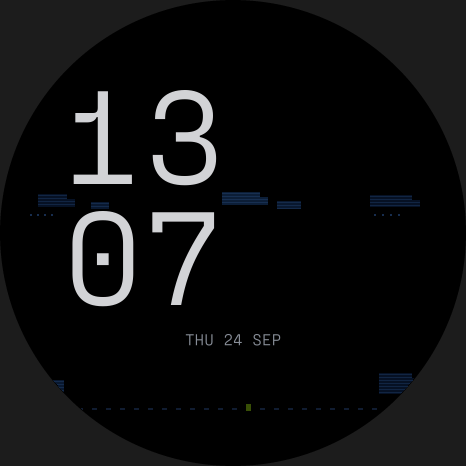
#> input picture context/design/renderer/concept/glitch-package/aod-H2-1307.png, 466 x 466 px
$ python family_pass_v2.py
#> lines starting #> are read from the running program, lines starting #| are printed output that depends on the picture
### context/design/renderer/concept/settings_study.py
"""Settings overview layout studies; render beside clock F2, compass and H2 AOD.

Run: python3 concept/settings_study.py OUTPUT_DIR
All values are the backup's design fixtures, not device telemetry.
"""
from pathlib import Path
import random
import sys

from PIL import Image, ImageDraw, ImageFont

W=466;S=2
OUT=Path(sys.argv[1]).resolve() if len(sys.argv)>1 else None
ROOT=Path(__file__).resolve().parents[1]
BASE=ROOT.parent
FONT=ROOT/'fonts'
BG=(0,0,0);WHITE=(221,225,231);MUTED=(132,142,154);FAINT=(68,81,98)
BLUE=(48,124,213);NAVY=(6,20,49);ORANGE=(246,112,18)
GLYPHS={
 'ZONE':'11011 10001 00100 10001 11011',
 'BRIGHTNESS':'00001 00011 00111 01111 11111',
 'TIMEOUT':'11111 01110 00100 01110 11111',
 'ALWAYS ON':'00000 01110 11011 01110 00000',
 'COMPASS':'01110 10001 10000 10001 01110',
 'GNSS':'00100 01010 10101 01010 00100',
 'BATTERY':'01110 11111 10001 11111 11111',
 'DEVICE':'00100 00000 01100 00100 01110',
}
PAGES=[
 [('ZONE','AUTO  IST'),('BRIGHTNESS','47%'),('TIMEOUT','1 MIN'),('ALWAYS ON','OFF')],
 [('COMPASS','CAL 54%'),('GNSS','FIX  9'),('BATTERY','USB  87%'),('DEVICE','0.1.0')],
]


def font(face,size):
    return ImageFont.truetype(str(FONT/face),size*S)


def line(d,box,fill,width=1):
    d.line(tuple(round(v*S) for v in box),fill=fill,width=max(1,width*S))


def rect(d,box,fill,outline=None,width=1):
    d.rectangle(tuple(round(v*S) for v in box),fill=fill,outline=outline,width=width*S)


def txt(d,pos,string,face,size,fill,anchor='lt'):
    d.text((round(pos[0]*S),round(pos[1]*S)),string,font=font(face,size),fill=fill,anchor=anchor,
           stroke_width=0)


def icon(d,key,x,y,module=8,pad=4,color=WHITE):
    rows=GLYPHS[key].split()
    total=5*module+2*pad
    rect(d,(x,y,x+total-1,y+total-1),BG,outline=color,width=2)
    for iy,row in enumerate(rows):
        for ix,pixel in enumerate(row):
            if pixel=='1':
                xx=x+pad+ix*module;yy=y+pad+iy*module
                rect(d,(xx,yy,xx+module-1,yy+module-1),color)


# [10 lines left out: function texture, not called in this run]


def fresh():
    im=Image.new('RGB',(W*S,W*S),BG);d=ImageDraw.Draw(im)
#> after `im = Image.new('RGB', (W * S, W * S), BG)`: im: PIL image 932x932 RGB; every value is 0
    d.ellipse((2*S,2*S,464*S,464*S),outline=MUTED,width=2*S)
    return im,d


def clipped(im):
    mask=Image.new('L',im.size,0);m=ImageDraw.Draw(mask)
    m.ellipse((2*S,2*S,464*S,464*S),fill=255)
    outside=Image.new('RGB',im.size,BG)
    outside.paste(im,(0,0),mask)
    return outside.resize((W,W),Image.Resampling.LANCZOS)


def quiet_scatter(d,page):
    """Sparse, static purple registration noise in S1's otherwise empty arcs."""
#> called with page = 0
    rng=random.Random(52501+page)
    cols=[(24,10,54),(37,12,84),(55,19,116)]
    for y in range(24,450,8):
        for x in range(24,450,8):
            if (x-233)**2+(y-233)**2>219**2:continue
            if y<83 and 103<x<363:continue
            if y>370 and 112<x<354:continue
            if 83<=y<=370 and 80<=x<=386:continue
            lobe=(x<80 and 90<y<218) or (x>386 and 244<y<370)
            if rng.random()>(.43 if lobe else .09):continue
            color=rng.choice(cols)
            rect(d,(x,y,x+5,y+5),color)
            if rng.random()<.58:rect(d,(x+2,y+2,x+3,y+3),BG)


# [81 lines left out: functions ledger, matrix, board, pages_board, not called in this run]


# [9 lines that do not run on import are left out]

### context/design/renderer/lib.py
"""Concept renderer for the 466x466 round panel.

Draws at 4x and box-filters down, which approximates the firmware's
antialiased coverage. Every element is also rendered into its own mask so
its ink bounds in panel pixels can be reported for the specification.
"""
from PIL import Image, ImageDraw, ImageFont
import numpy as np
import math

SS = 4
RECORD = True  # set False to skip ink measurement when rendering animation frames
N = 466
C = 233.0  # panel centre is the pixel corner (233, 233)

TOK = {
    'LIME': '#C0FE04', 'RED': '#F24723', 'ORANGE': '#F1710D', 'PURPLE': '#5500E4',
    'BLUE': '#409DE4', 'GRAY': '#888E98', 'WHITE': '#D2D3D6', 'BLACK': '#000000',
    'YELLOW': '#ECDB0B',  # proposed, from the reference board
}
FONT = {
    'shapiro': 'fonts/Shapiro.ttf',
    'mono': 'fonts/MonoR.otf',
    'bold': 'fonts/MonoB.otf',
}


def rgb(c):
    if isinstance(c, tuple):
        return c
    c = TOK.get(c, c)
    return tuple(int(c[i:i + 2], 16) for i in (1, 3, 5))


# [4 lines left out: function fade, not called in this run]


_fcache = {}
_icache = {}


def stroke(face, px):
    return 0


def ink_box(s, face, px):
    key = (s, face, px)
    if key not in _icache:
        f = font(face, px)
        sw = stroke(face, px)
        bb = f.getbbox(s, stroke_width=sw)
        W, H = bb[2] - bb[0] + 40, bb[3] - bb[1] + 40
        m = Image.new('L', (int(W), int(H)), 0)
        ImageDraw.Draw(m).text((20 - bb[0], 20 - bb[1]), s, font=f, fill=255, stroke_width=sw, stroke_fill=255)
        a = np.array(m)
        ys, xs = np.where(a > 100)
        _icache[key] = ((xs.min() - 20 + bb[0], ys.min() - 20 + bb[1], xs.max() + 1 - 20 + bb[0], ys.max() + 1 - 20 + bb[1]), sw)
    return _icache[key]


def font(face, px):
    key = (face, px)
    if key not in _fcache:
        _fcache[key] = ImageFont.truetype(FONT[face], int(round(px * SS)))
    return _fcache[key]


class Canvas:
    def __init__(self):
        self.img = Image.new('RGB', (N * SS, N * SS), (0, 0, 0))
        self.d = ImageDraw.Draw(self.img)
        self.log = []  # (name, bbox) in panel px, inclusive

    # -- bookkeeping -------------------------------------------------------
    def _record(self, name, mask_draw_fn):
        if name is None or not RECORD:
            return None
        m = Image.new('L', (N * SS, N * SS), 0)
        mask_draw_fn(ImageDraw.Draw(m))
        a = np.array(m.resize((N, N), Image.BOX))
        ys, xs = np.where(a > 25)
        bb = None if len(ys) == 0 else (int(xs.min()), int(ys.min()), int(xs.max()), int(ys.max()))
        self.log.append((name, bb))
        return bb

    # -- primitives --------------------------------------------------------
    def rect(self, x0, y0, x1, y1, col, name=None):
        """Axis-aligned fill covering pixels x0..x1-1, y0..y1-1."""
        box = [x0 * SS, y0 * SS, x1 * SS - 1, y1 * SS - 1]
        self.d.rectangle(box, fill=rgb(col))
        self._record(name, lambda dd: dd.rectangle(box, fill=255))

    # [29 lines left out: functions ring, poly, radial_bar, not called in this run]

    # -- text --------------------------------------------------------------
    def ink(self, s, face, px):
        """Ink box of s drawn at origin, in 4x units, as (l, t, r, b)."""
        return ink_box(s, face, px)

    def ink_size(self, s, face, px):
        (l, t, r, b), _ = self.ink(s, face, px)
        return (r - l) / SS, (b - t) / SS

    def text(self, s, face, px, col, x=None, y=None, cx=None, cy=None, right=None, bottom=None, name=None):
        """Place text by its ink box. x/y = ink left/top, cx/cy = ink centre, right/bottom = ink edge."""
        f = font(face, px)
        (l, t, r, b), sw = self.ink(s, face, px)
        w, h = r - l, b - t
        if cx is not None:
            X = cx * SS - w / 2
        elif right is not None:
            X = right * SS - w
        else:
            X = x * SS
        if cy is not None:
            Y = cy * SS - h / 2
        elif bottom is not None:
            Y = bottom * SS - h
        else:
            Y = y * SS
        ox, oy = X - l, Y - t
        self.d.text((ox, oy), s, font=f, fill=rgb(col), stroke_width=sw, stroke_fill=rgb(col))
        return self._record(name, lambda dd: dd.text((ox, oy), s, font=f, fill=255, stroke_width=sw, stroke_fill=255))

    # -- output ------------------------------------------------------------
    def render(self, offpanel=True):
        im = self.img.resize((N, N), Image.BOX)
        if offpanel:
            m = Image.new('L', (N * SS, N * SS), 0)
            ImageDraw.Draw(m).ellipse([0, 0, N * SS - 1, N * SS - 1], fill=255)
            m = m.resize((N, N), Image.BOX)
            bg = Image.new('RGB', (N, N), (28, 28, 28))
            bg.paste(im, (0, 0), m)
            im = bg
        return im

    # [43 lines left out: functions save, icon, chord_half, rtext, pen, not called in this run]


def adv(face, px, s='0'):
    return font(face, px).getlength(s) / SS


# [45 lines left out: functions hhmm, frame_for, icon_sized, not called in this run]


def cap_height(face, px):
    (l, t, r, b), _ = ink_box('H', face, px)
    return (b - t) / SS


def lsb(s, face, px):
    (l, t, r, b), _ = ink_box(s, face, px)
    return l / SS


BAND_CLIP_R = 232.0   # the ring's outer radius: a band ends exactly where the page's ring does


# [16 lines left out: function band, not called in this run]
clipped_band = band

### context/design/renderer/aod.py
"""Always-on face, timeout flow and pixel shift.

AOD face: the clock's layout drawn hollow. Hours and minutes in Fraktion Mono Regular 136 px,
the band as two 1 px rules, the date in 16 px; no ring, seconds, icon, plate or wordmark.
It redraws once a minute, and every redraw moves it one step round the shift pattern.

Pixel shift: everything inside the ring moves by (dx, dy); the ring stays put; bands are
clipped to the fixed circle after the move. Positions: the centre, then eight points round a
3 px circle, one step per move.

Brightness can't be shown in a render. Where a frame is dimmed, the render multiplies its
colours instead, and says so.
"""
import lib
lib.RECORD = False
from lib import *
import math
from PIL import ImageChops
from face import X0, BIG, HOURS_BASE, MIN_BASE

W = 466
BAND = (198, 318)
SHIFTS = [(0, 0), (3, 0), (2, 2), (0, 3), (-2, 2), (-3, 0), (-2, -2), (0, -3), (2, -2)]


# [12 lines left out: functions circle_mask, rule, not called in this run]


def mono_digits(cv, s, px, col, x0, base):
    a = adv('mono', px)
    f = font('mono', px)
    for i, ch in enumerate(s):
        cv.d.text(((x0 + i * a) * SS, base * SS), ch, font=f, fill=rgb(col), anchor='ls')


# [28 lines left out: functions aod, lit_fraction, not called in this run]


def dim(im, k):
    """Simulated brightness for renders only."""
    return Image.eval(im, lambda v: int(v * k))


# ---- shifting a full face: draw bands wider, move, then clip to the fixed circle; ring stays -----
# [15 lines left out: function shifted_page, not called in this run]


# [50 lines that do not run on import are left out]

### context/design/renderer/concept/family_pass_v2.py
"""K1 accepted anchor with D2 settings and H2b always-on concept states.

Run from renderer/: PYTHONPATH=. python3 concept/family_pass_v2.py
"""
from pathlib import Path
import sys
from PIL import Image, ImageDraw

import aod as AOD
from lib import Canvas
from face import X0, BIG, HOURS_BASE, MIN_BASE
from concept import settings_study as S

ROOT=Path(__file__).resolve().parents[2]
OUT=Path(sys.argv[1]).resolve() if len(sys.argv)>1 else ROOT/'renderer/concept/family-pass-v2-out'
OUT.mkdir(parents=True,exist_ok=True)
BLACK=(0,0,0);WHITE=(221,225,231);MUTED=(132,142,154);FAINT=(68,81,98)
LIME=(192,254,4);ORANGE=(246,112,18);BLUE=(48,124,213);RED=(242,71,35)

def base(title,index,key,action='CANCEL',accent=LIME,page=0):
    im,d=S.fresh();S.quiet_scatter(d,page)
    S.txt(d,(233,28),'SETTINGS','Shapiro.ttf',27,WHITE,'mt')
    S.txt(d,(233,65),f'{title} / {index}','MonoR.otf',12,MUTED,'mt')
    S.line(d,(83,83,383,83),FAINT)
    S.rect(d,(83,96,182,139),BLACK,outline=FAINT)
    S.txt(d,(132,106),action,'MonoB.otf',15,WHITE,'mt')
    S.icon(d,key,330,92,6,3,accent)
    S.line(d,(83,145,383,145),FAINT)
    return im,d

def save(im,name):S.clipped(im).save(OUT/name)
def footer(d,label):
    S.line(d,(83,370,383,370),FAINT)
    S.txt(d,(233,398),label,'MonoR.otf',12,MUTED,'mt')

im,d=base('OFFSET','01','ZONE')
S.txt(d,(91,158),'12:07   +00:00','MonoR.otf',16,MUTED)
S.rect(d,(83,189,383,277),LIME)
S.txt(d,(96,192),'13:07','MonoB.otf',51,BLACK)
S.txt(d,(370,252),'UTC +01:00','MonoB.otf',14,BLACK,'rt')
S.txt(d,(91,294),'14:07   +02:00','MonoR.otf',17,MUTED)
S.rect(d,(178,326,288,359),WHITE)
S.txt(d,(233,331),'AUTO','MonoB.otf',16,BLACK,'mt')
footer(d,'DRAG OFFSET / TAP FOR ZONES')
save(im,'settings-D2-offset.png')
#> in clipped, `mask = Image.new('L', im.size, 0)`: mask: PIL image 932x932 L; every value is 0

im,d=base('ZONE','02','ZONE',action='BACK')
S.txt(d,(91,159),'01  NEAREST FIRST','MonoR.otf',13,MUTED)
S.rect(d,(83,188,383,277),LIME)
S.txt(d,(95,193),'DUBLIN','MonoB.otf',37,BLACK)
S.txt(d,(96,245),'EUROPE/DUBLIN  IST','MonoB.otf',14,BLACK)
S.txt(d,(95,293),'LONDON','MonoB.otf',24,MUTED)
S.txt(d,(371,337),'01 / 26','MonoR.otf',13,MUTED,'rt')
footer(d,'DRAG TO CHOOSE / TAP TO SELECT')
save(im,'settings-D2-zone.png')

im,d=base('BRIGHTNESS','02','BRIGHTNESS')
S.txt(d,(91,157),'DRAG TO SET','MonoR.otf',13,MUTED)
S.rect(d,(83,187,383,269),LIME)
S.txt(d,(95,187),'47%','MonoB.otf',58,BLACK)
S.txt(d,(365,244),'LIVE','MonoB.otf',14,BLACK,'rt')
S.txt(d,(88,273),'WHOLE PERCENT / 10–100','MonoR.otf',12,MUTED)
# Each cell is one tenth of 0–100. 47% lights four full cells and 70% of the fifth.
for i in range(10):
    x=88+i*30;S.rect(d,(x,299,x+23,317),BLACK,outline=FAINT)
    fraction=max(0,min(1,4.7-i))
    if fraction:S.rect(d,(x,299,x+round(23*fraction),317),LIME)
S.txt(d,(88,329),'10','MonoR.otf',12,MUTED)
S.txt(d,(382,329),'100','MonoR.otf',12,MUTED,'rt')
footer(d,'DRAG TO PREVIEW / TAP TO KEEP')
save(im,'settings-D2-brightness.png')

im,d=base('TIMEOUT','03','TIMEOUT')
S.txt(d,(95,158),'30 S','MonoB.otf',23,MUTED)
S.rect(d,(83,207,383,276),LIME)
S.txt(d,(97,217),'1 MIN','MonoB.otf',43,BLACK)
S.txt(d,(95,298),'5 MIN','MonoB.otf',23,MUTED)
S.txt(d,(371,337),'03 / 05','MonoR.otf',13,MUTED,'rt')
footer(d,'DRAG TO CHOOSE / TAP TO KEEP')
save(im,'settings-D2-timeout.png')

im,d=base('DEVICE','08','DEVICE',action='BACK',accent=BLUE,page=1)
for i,(label,value) in enumerate((('VERSION','0.1.0'),('BATTERY','USB 87%'),('GNSS','FIX 9'))):
    y=161+i*55
    S.txt(d,(89,y),label,'MonoB.otf',14,MUTED)
    S.txt(d,(376,y),value,'MonoB.otf',16,BLUE if label=='GNSS' else WHITE,'rt')
    S.line(d,(83,y+37,383,y+37),FAINT)
S.txt(d,(233,374),'DRAG FOR DETAILS','MonoR.otf',12,MUTED,'mt')
save(im,'settings-D2-device-top.png')

im,d=base('DEVICE','08','DEVICE',action='BACK',accent=BLUE,page=1)
for i,label in enumerate(('TIME ZONE BOUNDARIES:','TIMEZONE-BOUNDARY-BUILDER 2026D',
                           '© OPENSTREETMAP CONTRIBUTORS','ODBL 1.0','ZONE RULES: IANA TZDATA 2026D')):
    S.txt(d,(233,155+i*23),label,'MonoR.otf',12,MUTED,'mt')
S.rect(d,(83,277,383,318),BLACK,outline=LIME)
S.txt(d,(233,285),'REPLAY START-UP','MonoB.otf',16,LIME,'mt')
S.rect(d,(83,329,383,370),BLACK,outline=ORANGE)
S.txt(d,(233,337),'CLEAR SETTINGS','MonoB.otf',16,ORANGE,'mt')
S.txt(d,(233,397),'END OF DEVICE','MonoR.otf',12,MUTED,'mt')
save(im,'settings-D2-device-end.png')

S.GLYPHS['REPLAY']='10101 00100 01110 00100 10101'
im,d=base('REPLAY','08','REPLAY',action='BACK',page=1)
S.txt(d,(91,158),'06 GNSS FAIL','MonoB.otf',20,MUTED)
S.rect(d,(83,207,383,276),LIME)
S.txt(d,(97,212),'GOOD','MonoB.otf',36,BLACK)
S.txt(d,(370,247),'SUCCESSFUL BOOT','MonoB.otf',12,BLACK,'rt')
S.txt(d,(95,299),'01 POWER FAIL','MonoB.otf',20,MUTED)
footer(d,'DRAG TO CHOOSE / TAP TO REPLAY')
save(im,'settings-D2-replay-choice.png')
#> in clipped (call 7), `return outside.resize((W,W),Image.Resampling.LANCZOS)`:
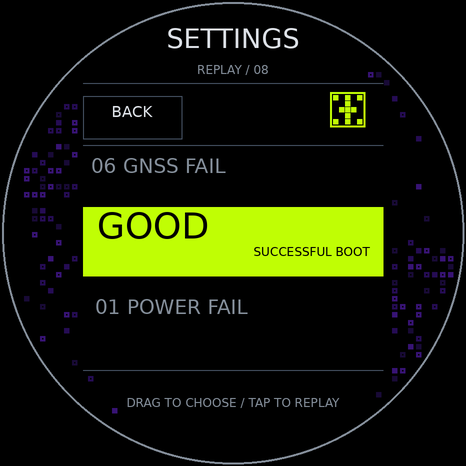
#> returned value: PIL image 466x466 RGB; mean R, G, B 23, 28.6, 6.8

im,d=base('FAILURE DEMO','08','REPLAY',action='BACK',accent=ORANGE,page=1)
S.txt(d,(95,158),'04 MOTION FAIL','MonoB.otf',19,MUTED)
S.rect(d,(83,207,383,276),ORANGE)
S.txt(d,(96,217),'05 MAGNET FAIL','MonoB.otf',25,BLACK)
S.txt(d,(95,300),'06 GNSS FAIL','MonoB.otf',19,MUTED)
S.txt(d,(371,342),'DEMO / 05 OF 06','MonoR.otf',12,ORANGE,'rt')
footer(d,'DRAG TO CHOOSE / TAP TO REPLAY')
save(im,'settings-D2-replay-failure.png')
#> in clipped (call 8), `outside.paste(im,(0,0),mask)`:
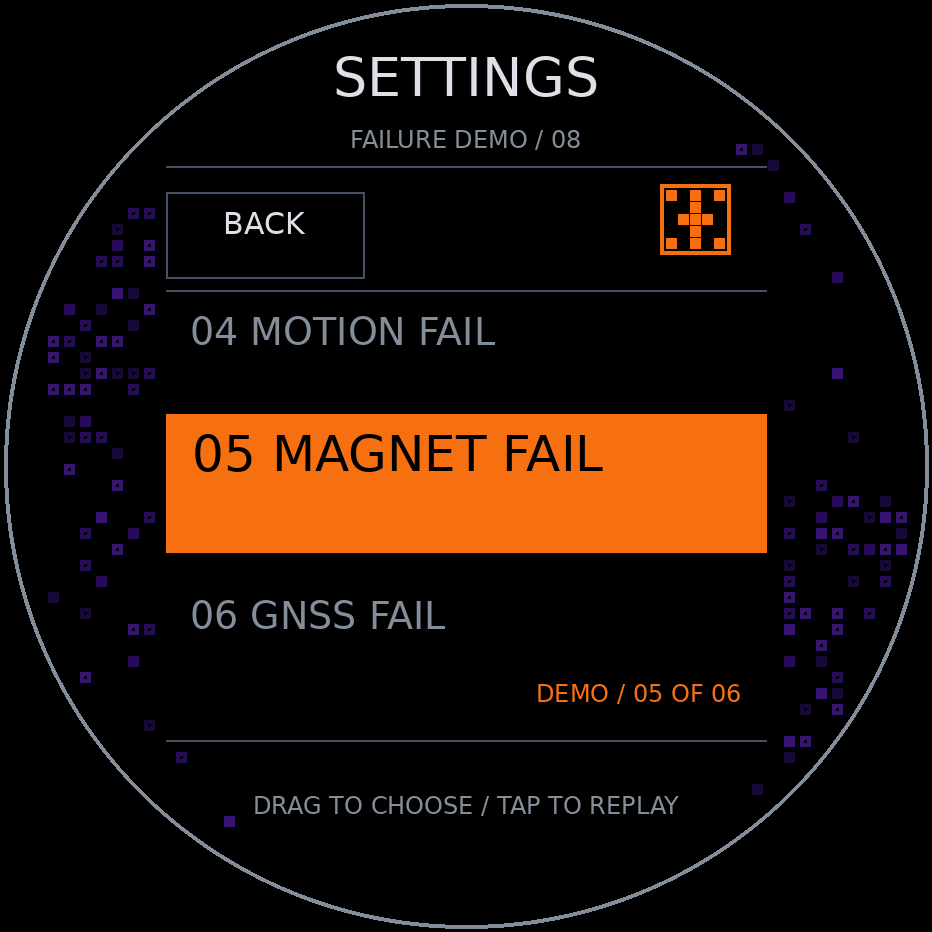
#> im: PIL image 932x932 RGB; mean R, G, B 28.2, 15.5, 7.9
#> in clipped (call 8), `return outside.resize((W,W),Image.Resampling.LANCZOS)`:
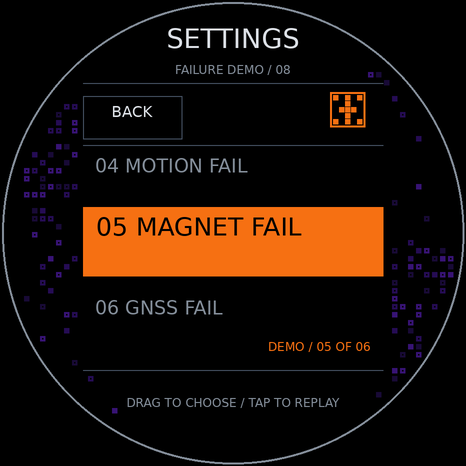
#> returned value: PIL image 466x466 RGB; mean R, G, B 28.5, 15.7, 8.2

def battery(im,pct=87):
    im=im.copy();d=ImageDraw.Draw(im)
    label=f'BAT {pct}%' if pct is not None else 'BAT --'
    from PIL import ImageFont
    f=ImageFont.truetype(str(S.FONT/'MonoB.otf'),14)
    color=ORANGE if pct is not None and pct<=15 else (132,142,154)
    d.text((367,91),label,font=f,anchor='ra',fill=color)
    for i in range(10):
        x=276+i*10
        d.rectangle((x,112,x+6,115),fill=(24,38,57))
        fraction=max(0,min(1,(pct or 0)/10-i))
        if fraction:d.rectangle((x,112,x+round(6*fraction),115),fill=color)
    return im

H2=ROOT/'renderer/concept/glitch-package'
for name in ('1307','1308'):
    battery(Image.open(H2/f'aod-H2-{name}.png').convert('RGB')).save(OUT/f'aod-H2b-local-{name}.png')
#> in battery, im is the input picture: PIL image 466x466 RGB; mean R, G, B 13.8, 14, 14.4
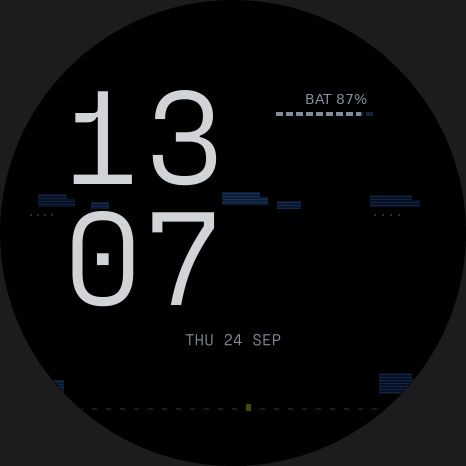
#> saved as aod-H2b-local-1307.png: PIL image 466x466 RGB; mean R, G, B 14, 14.3, 14.7
#> pass 2 of the loop `for name in ('1307','1308'):`:
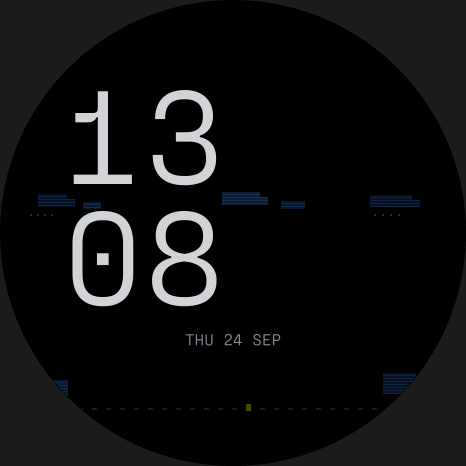
#> input picture context/design/renderer/concept/glitch-package/aod-H2-1308.png, 466 x 466 px
#> in battery, im is the input picture: PIL image 466x466 RGB; mean R, G, B 14.7, 15, 15.4
#> `battery(Image.open(H2/f'aod-H2-{name}.png').convert('RGB')).save(OUT/f..`:
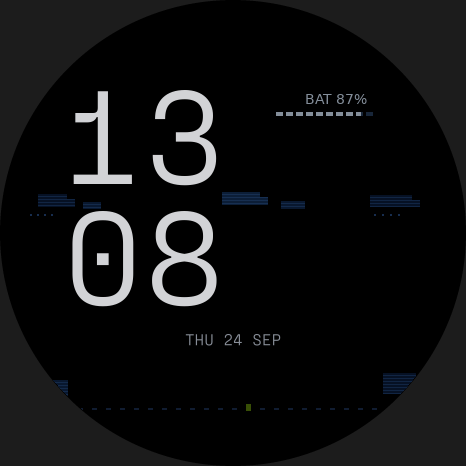
#> saved as aod-H2b-local-1308.png: PIL image 466x466 RGB; mean R, G, B 15, 15.2, 15.7

def aod_state(state,pct=87):
    cv=Canvas()
    if state=='nozone':
        AOD.mono_digits(cv,'12',BIG,'WHITE',X0,HOURS_BASE)
        AOD.mono_digits(cv,'07',BIG,'WHITE',X0,MIN_BASE)
        cv.text('UTC  /  NO ZONE','mono',16,'GRAY',cx=233,y=334)
    elif state=='nodata':
        cv.rect(86,204,115,208,RED);cv.rect(350,204,379,208,RED)
        cv.text('NO DATA','shapiro',28,RED,cx=233,cy=256)
        cv.text('CLOCK','mono',13,'GRAY',cx=233,y=301)
    else:
        AOD.mono_digits(cv,'--',BIG,'WHITE',X0,HOURS_BASE)
        AOD.mono_digits(cv,'--',BIG,'WHITE',X0,MIN_BASE)
        cv.text('STOPPED','mono',16,'ORANGE',cx=233,y=334)
    im=cv.render().convert('RGB');d=ImageDraw.Draw(im)
    if state!='nodata':
        for x,y,w in ((42,196,34),(227,194,42),(373,198,39),(36,382,25),(383,380,27)):
            d.rectangle((x,y,x+w,y+5),fill=(7,19,39))
            d.line((x,y+2,x+w,y+2),fill=(15,35,62))
        for h in range(24):
            x=64+h*14;d.rectangle((x,408,x+4,409),fill=(13,23,39))
        if state=='nozone':
            x=64+12*14;d.rectangle((x,404,x+4,410),fill=(35,59,81))
    return battery(im,pct)
for state in ('nozone','stopped','nodata'):
    aod_state(state).save(OUT/f'aod-H2b-{state}.png')
#> this loop made 3 passes
#> pass 1, in ink_box, `a = np.array(m)`:
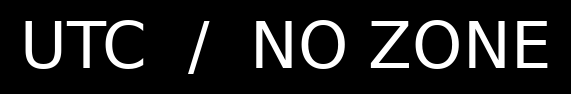
#> a: shape (94, 571); min 0, max 255, mean 30.9
#> pass 1, in render, `im = self.img.resize((N, N), Image.BOX)`:
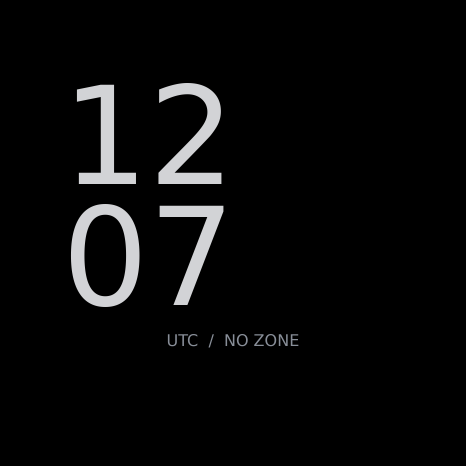
#> im: PIL image 466x466 RGB; mean R, G, B 9.5, 9.5, 9.7
for value,name in ((12,'battery-low'),(None,'battery-unknown')):
    battery(Image.open(H2/'aod-H2-1307.png').convert('RGB'),value).save(OUT/f'aod-H2b-{name}.png')
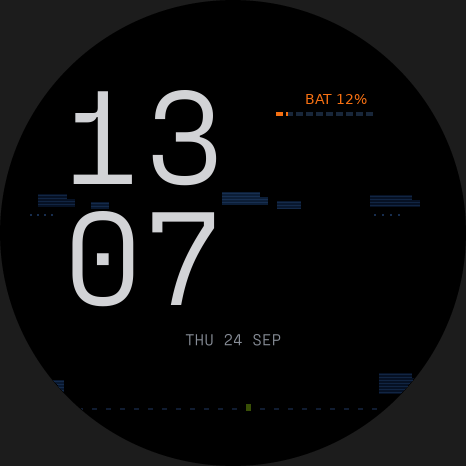
#> saved as aod-H2b-battery-low.png: PIL image 466x466 RGB; mean R, G, B 14, 14.2, 14.5
#> pass 2 of the loop `for value,name in ((12,'battery-low'),(None,'battery-unknown')):`:
#> `battery(Image.open(H2/'aod-H2-1307.png').convert('RGB'),value).save(OU..`:
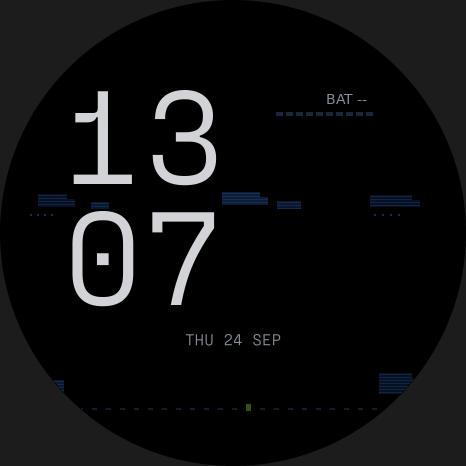
#> saved as aod-H2b-battery-unknown.png: PIL image 466x466 RGB; mean R, G, B 13.9, 14.1, 14.6
print('rendered',len(list(OUT.glob('*.png'))),'V2 screens in',OUT)
